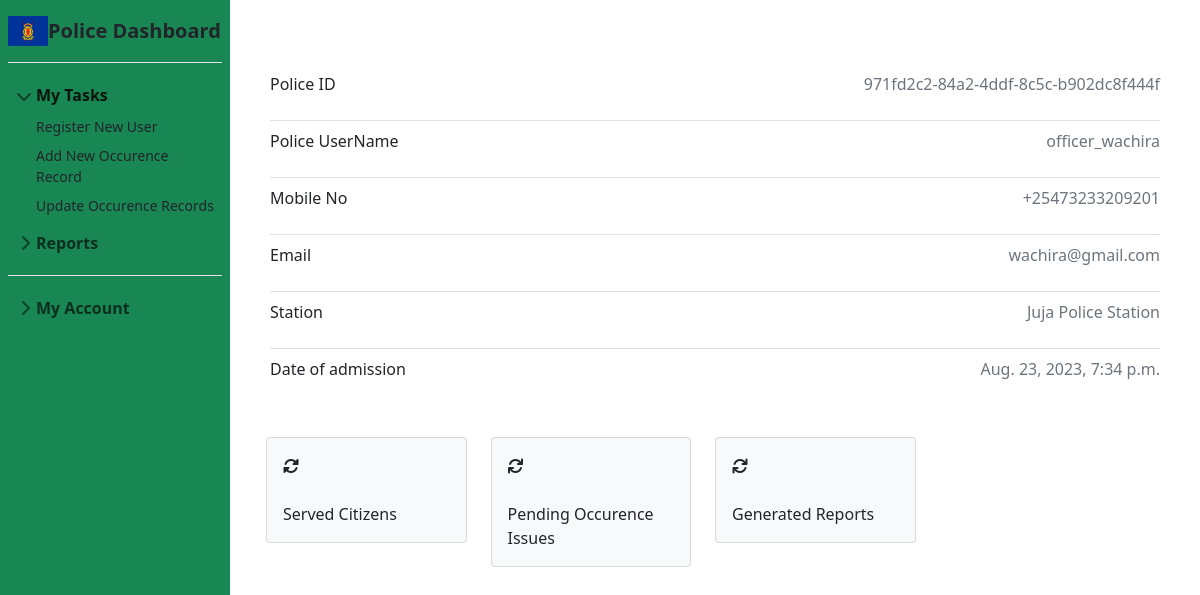
/police-dashboard (signed in), run on the app's committed database.
### police/models.py (models this page shows, shortened)
class PoliceRegistration(models.Model):
    current_time = datetime.datetime.now()
    police_id = models.CharField(primary_key=True, max_length=40, default=uuid.uuid4())
    user = models.OneToOneField(User, on_delete=models.CASCADE)
    profile_pic = models.ImageField(upload_to='profile_pic/Police/', default="profile/Police/default.png", null=True,
                                    blank=True)
    mobile = models.CharField(max_length=20, null=False, unique=True)
    email = models.EmailField(default="test@test.com")
    station_id = models.ForeignKey(Station, on_delete=models.CASCADE)
    created_date = models.DateTimeField(auto_now_add=False, default=timezone.datetime.now())

class Station(models.Model):
    station_id = models.CharField(primary_key=True, max_length=40, default=uuid.uuid4())
    station_name = models.CharField(max_length=50)

### police/views.py (the view)
# urls.py: path('police-dashboard', p_views.police_dashboard_view, name='police-dashboard'),
@login_required(login_url='login')
def police_dashboard_view(request):
    police = PoliceRegistration.objects.get(user=request.user.id)
    return render(request, 'police/police_dashboard.html',
                  {'police': police})

### templates/police/police_dashboard.html (shortened to what this page needs)
{% extends 'police/base.html' %}
{% block content %}
<br><br>
<div class="container">
    <div class="row">
        <div class="col-12 bg-white px-3 mb-3 pb-3">
                        <div class="d-flex align-items-center justify-content-between border-bottom">
                            <p class="py-2">Police ID</p>
                            <p class="py-2 text-muted">{{ police.police_id }}</p>
                        </div>
            <div class="d-flex align-items-center justify-content-between border-bottom">
                            <p class="py-2">Police UserName</p>
                            <p class="py-2 text-muted">{{ police.user }}</p>
                        </div>
                        <div class="d-flex align-items-center justify-content-between border-bottom">
                            <p class="py-2">Mobile No</p>
                            <p class="py-2 text-muted">{{ police.mobile }}</p>
                        </div>
                        <div class="d-flex align-items-center justify-content-between border-bottom">
                            <p class="py-2">Email</p>
                            <p class="py-2 text-muted">{{ police.email }}</p>
                        </div>
                        <div class="d-flex align-items-center justify-content-between border-bottom">
                            <p class="py-2">Station</p>
                            <p class="py-2 text-muted">{{ police.station_id.station_name }}</p>
                        </div>
                        <div class="d-flex align-items-center justify-content-between">
                            <p class="py-2">Date of admission</p>
                            <p class="py-2 text-muted">{{ police.created_date }}</p>
                        </div>
                    </div>
        <div class="row row-cols-2 row-cols-lg-4">
      <div class="col">
        <div class="card bg-light">
          <div class="card-body">
              <div class="blood">
                <i class="fas fa-sync-alt xyz"></i>
              </div><br>
              <div>
                 Served Citizens <br>
              </div>
          </div>
        </div>
      </div>
      <div class="col">
        <div class="card bg-light">
            <div class="card-body">
                <div class="blood">
                  <i class="fas fa-sync xyz"></i>
                </div><br>
                <div>
                    Pending Occurence Issues <br>
                </div>
            </div>
          </div>
      </div>
            <div class="col">
          <div class="card bg-light">
              <div class="card-body">
                  <div class="blood">
                    <i class="fas fa-sync xyz"></i>
                  </div><br>
                  <div>
                       Generated Reports <br>
                  </div>
              </div>
            </div>
        </div>
      <div class="col">
      </div>
            </div>
    </div>
</div>
{% endblock content %}

### templates/police/base.html (style rules this page uses)
body { min-height: 100vh; min-height: -webkit-fill-available; }
html { height: -webkit-fill-available; }

### data on the page
PoliceRegistration: police_id "971fd2c2-84a2-4ddf-8c5c-b902dc8f444f", user "officer_wachira", mobile "+25473233209201", email "wachira@gmail.com", station_id.station_name "Juja Police Station", created_date "Aug. 23, 2023, 7:34 p.m."
